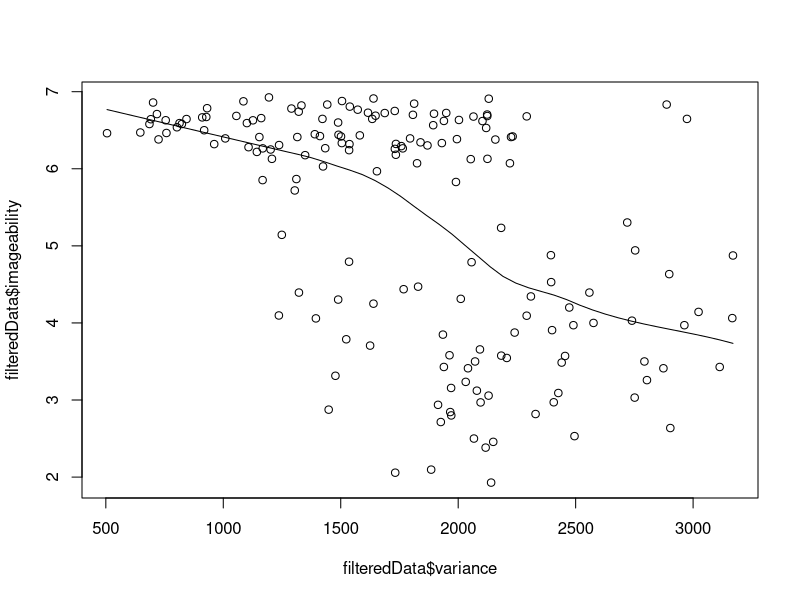
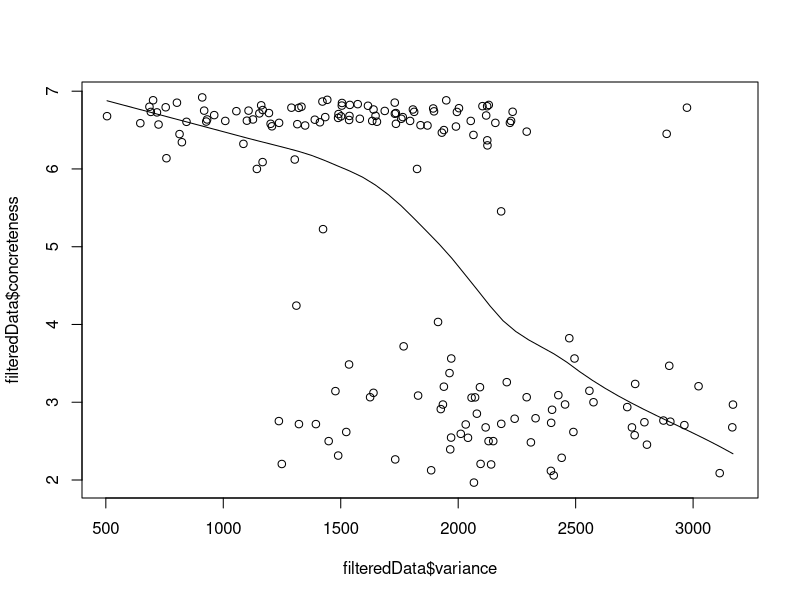

Reproduce these figures in R, in order. (Note: this script raises an error after producing the figures.)
## ---- chunk 1
library(tidyverse)
library(knitr)
library(scales)
library(xtable)
## ---- chunk 2
d = read_csv('../data/norming/compiled-variance-entropy-glasgowRatings.csv') 
## ---- chunk 3
filteredData = d %>%
  filter(imageability != 'N/A')
## ---- chunk 4
scatter.smooth(x=filteredData$variance, y=filteredData$imageability)
scatter.smooth(x=filteredData$variance, y=filteredData$concreteness)
## ---- chunk 5
# correlation
filteredData$imageability <- sapply(filteredData$imageability, as.numeric)
cat('variance-imageability correlation = ', cor(filteredData$variance, filteredData$imageability))

# get summary stats
linearModIMAG <- lm(imageability ~ variance, data=filteredData) # imageability as a function of variance
imagSummary <- summary(linearModIMAG) # capture model summary as an object
print(imagSummary)

# calculate summary stats for practice
imagCoeffs <- imagSummary$coefficients # model coefficients
beta.estimate <- imagCoeffs["variance", "Estimate"]  # get beta estimate for variance
std.error <- imagCoeffs["variance", "Std. Error"]  # get std.error for variance

t_value_imag <- beta.estimate/std.error  # calc t statistic
# larger t-value indicates that it is less likely that the coefficient is not equal to zero purely by chance

p_value_imag <- 2*pt(-abs(t_value), df=nrow(filteredData)-ncol(filteredData))  # calc p Value
# when p Value is less than significance level (< 0.05), we can safely reject the null hypothesis that the co-efficient β of the predictor is zero

f_statistic <- linearModIMAG$fstatistic[1]  # fstatistic
f <- summary(linearModIMAG)$fstatistic  # parameters for model p-value calc
model_p <- pf(f[1], f[2], f[3], lower=FALSE)
## ---- chunk 6
# correlation
filteredData$concreteness <- sapply(filteredData$concreteness, as.numeric)
cat('variance-concreteness correlation = ', cor(filteredData$variance, filteredData$concreteness))

# get summary stats
linearModCNC <- lm(concreteness ~ variance, data=filteredData) # concreteness as a function of variance
cncSummary <- summary(linearModCNC)
print(cncSummary)
## ---- chunk 7
linearMod <- lm(imageability ~ variance + entropy, data=filteredData)
summary(linearMod)

plot(fitted(linearModIMAG), residuals(linearModIMAG))
## ---- chunk 8
library(lme4)

mixedModel <- lmer(imageability ~ variance + (1|word), data=filteredData, control=lmerControl(check.nobs.vs.nlev = "ignore", check.nobs.vs.rankZ = "ignore", check.nobs.vs.nRE="ignore"))
summary(mixedModel)
